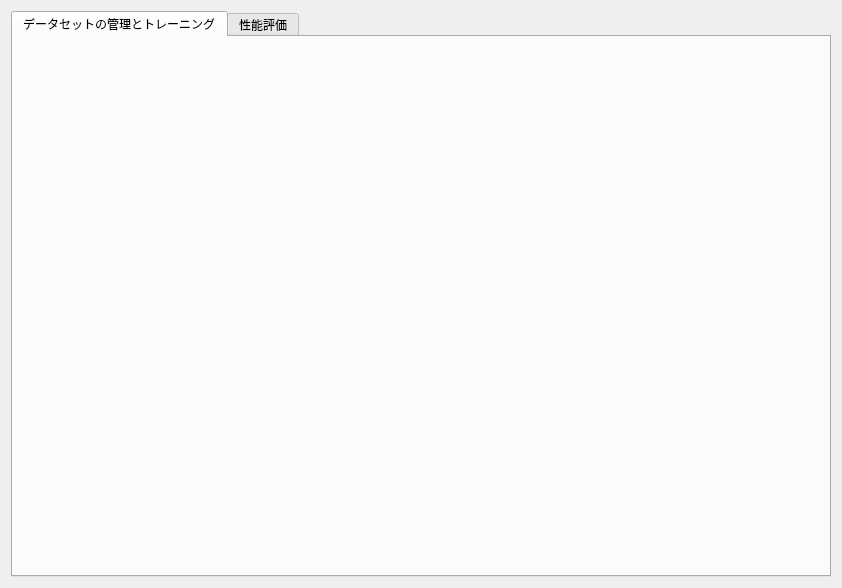
<?xml version="1.0" encoding="UTF-8"?>
<ui version="4.0">
 <class>AIOptimization</class>
 <widget class="QWidget" name="AIOptimization">
  <property name="geometry">
   <rect>
    <x>0</x>
    <y>0</y>
    <width>842</width>
    <height>588</height>
   </rect>
  </property>
  <property name="minimumSize">
   <size>
    <width>842</width>
    <height>588</height>
   </size>
  </property>
  <property name="font">
   <font>
    <pointsize>9</pointsize>
   </font>
  </property>
  <property name="windowTitle">
   <string>学習</string>
  </property>
  <property name="styleSheet">
   <string notr="true"/>
  </property>
  <layout class="QVBoxLayout" name="main_area">
   <item>
    <widget class="QTabWidget" name="tab_widget">
     <property name="styleSheet">
      <string notr="true"/>
     </property>
     <property name="currentIndex">
      <number>0</number>
     </property>
     <widget class="DatasetWidget" name="dataset_tab">
      <property name="styleSheet">
       <string notr="true"/>
      </property>
      <attribute name="title">
       <string>データセットの管理とトレーニング</string>
      </attribute>
     </widget>
     <widget class="TestWidget" name="test_tab">
      <property name="styleSheet">
       <string notr="true"/>
      </property>
      <attribute name="title">
       <string>性能評価</string>
      </attribute>
     </widget>
    </widget>
   </item>
  </layout>
 </widget>
 <customwidgets>
  <customwidget>
   <class>DatasetWidget</class>
   <extends>QWidget</extends>
   <header>view/dataset.h</header>
   <container>1</container>
  </customwidget>
  <customwidget>
   <class>TestWidget</class>
   <extends>QWidget</extends>
   <header>view/test.h</header>
   <container>1</container>
  </customwidget>
 </customwidgets>
 <resources/>
 <connections/>
</ui>
